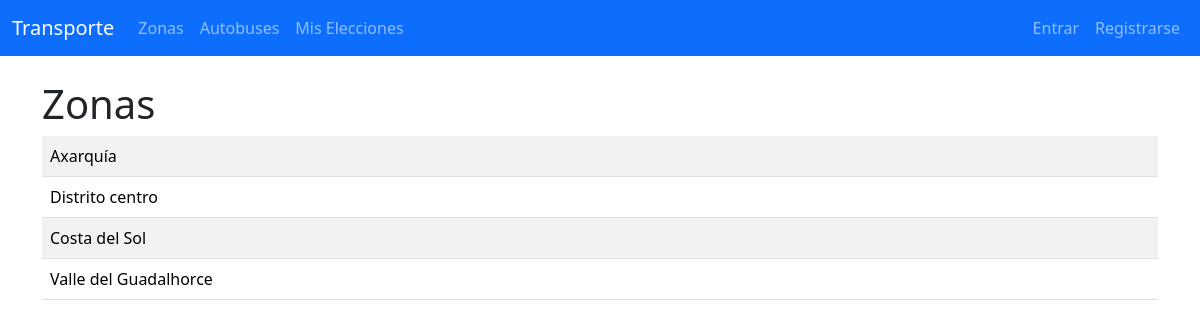
Screenshot of /zonas/zonas/ with the database file from the repository.
### zonas/models.py (models this page shows, shortened)
class Zona(models.Model):
    nombre = models.CharField(max_length=100)

### zonas/views.py (the view)
# urls.py: path('zonas/', ListadoZonasView.as_view(), name='listado_zonas'),
class ListadoZonasView(ListView):
    model = Zona
    template_name = "zonas/listado_zonas.html"

### zonas/templates/zonas/listado_zonas.html (shortened to what this page needs)
{% extends "base.html" %}
{% block content %}
<h1>Zonas</h1>
<table class="table table-striped">
    <tbody>
        {% for zona in object_list %}
        <tr>
            <td>{{ zona.nombre }}</td>
        </tr>
        {% empty %}
        <tr><td colspan="2">No hay zonas disponibles.</td></tr>
        {% endfor %}
    </tbody>
</table>
{% endblock %}

### rows the page displays
Zona: nombre "Axarquía"
Zona: nombre "Distrito centro"
Zona: nombre "Costa del Sol"
Zona: nombre "Valle del Guadalhorce"
